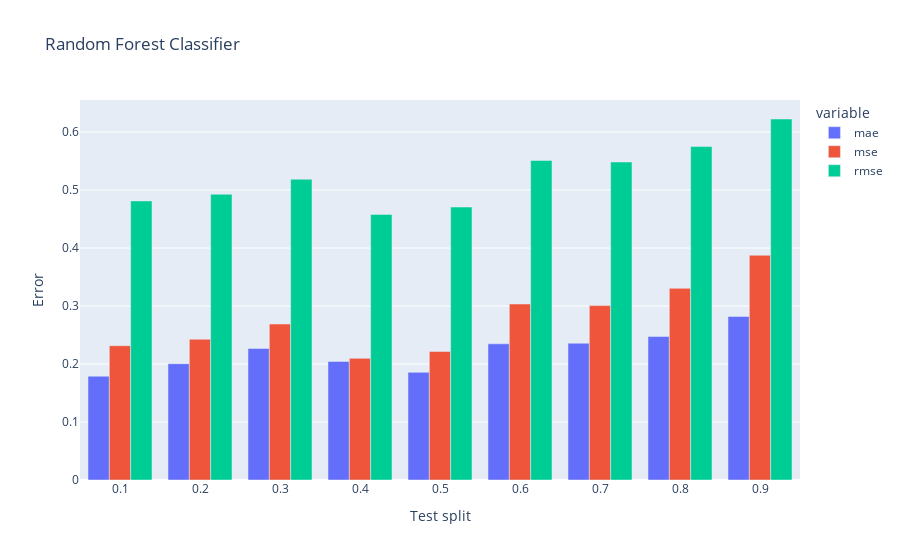

Here is the notebook cell this chart was saved with:
### Code cell
df.plot.bar(x='depth', y=['mae', 'mse', 'rmse'], title='Random Forest Classifier',
            barmode='group', labels={'value': 'Error', 'depth': 'Test split'})

### Figure 1 — Plotly figure (JSON) as saved in the notebook; plotly's stock layout.template omitted (floating-point values rounded to 4 significant figures)
{"data": [{"alignmentgroup": "True", "hovertemplate": "variable=mae<br>Test split=%{x}<br>Error=%{y}<extra></extra>", "legendgroup": "mae", "marker": {"color": "#636efa", "pattern": {"shape": ""}}, "name": "mae", "offsetgroup": "mae", "orientation": "v", "showlegend": true, "textposition": "auto", "type": "bar", "x": [0.1, 0.2, 0.3, 0.4, 0.5, 0.6, 0.7, 0.8, 0.9], "xaxis": "x", "y": [0.1789, 0.2005, 0.2267, 0.2045, 0.1857, 0.2348, 0.2359, 0.2474, 0.2819], "yaxis": "y"}, {"alignmentgroup": "True", "hovertemplate": "variable=mse<br>Test split=%{x}<br>Error=%{y}<extra></extra>", "legendgroup": "mse", "marker": {"color": "#EF553B", "pattern": {"shape": ""}}, "name": "mse", "offsetgroup": "mse", "orientation": "v", "showlegend": true, "textposition": "auto", "type": "bar", "x": [0.1, 0.2, 0.3, 0.4, 0.5, 0.6, 0.7, 0.8, 0.9], "xaxis": "x", "y": [0.2316, 0.2427, 0.2689, 0.2098, 0.2215, 0.3034, 0.3007, 0.3305, 0.3875], "yaxis": "y"}, {"alignmentgroup": "True", "hovertemplate": "variable=rmse<br>Test split=%{x}<br>Error=%{y}<extra></extra>", "legendgroup": "rmse", "marker": {"color": "#00cc96", "pattern": {"shape": ""}}, "name": "rmse", "offsetgroup": "rmse", "orientation": "v", "showlegend": true, "textposition": "auto", "type": "bar", "x": [0.1, 0.2, 0.3, 0.4, 0.5, 0.6, 0.7, 0.8, 0.9], "xaxis": "x", "y": [0.4812, 0.4927, 0.5185, 0.458, 0.4707, 0.5508, 0.5483, 0.5749, 0.6225], "yaxis": "y"}], "layout": {"barmode": "group", "legend": {"title": {"text": "variable"}, "tracegroupgap": 0}, "title": {"text": "Random Forest Classifier"}, "xaxis": {"anchor": "y", "domain": [0, 1], "title": {"text": "Test split"}}, "yaxis": {"anchor": "x", "domain": [0, 1], "title": {"text": "Error"}}}}
